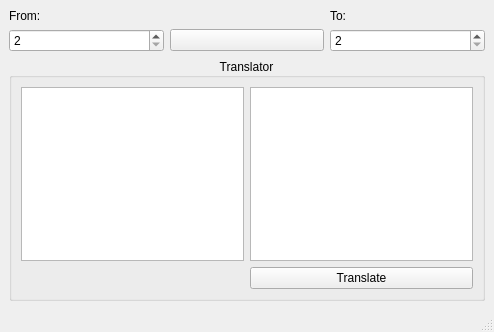
<?xml version="1.0" encoding="UTF-8"?>
<ui version="4.0">
 <class>MainWindow</class>
 <widget class="QMainWindow" name="MainWindow">
  <property name="geometry">
   <rect>
    <x>0</x>
    <y>0</y>
    <width>494</width>
    <height>332</height>
   </rect>
  </property>
  <property name="windowTitle">
   <string>MainWindow</string>
  </property>
  <widget class="QWidget" name="centralwidget">
   <layout class="QGridLayout" name="gridLayout">
    <item row="0" column="0">
     <widget class="QLabel" name="label">
      <property name="text">
       <string>From:</string>
      </property>
     </widget>
    </item>
    <item row="0" column="2">
     <widget class="QLabel" name="label_2">
      <property name="text">
       <string>To:</string>
      </property>
     </widget>
    </item>
    <item row="1" column="1">
     <widget class="QPushButton" name="buttonExchange">
      <property name="text">
       <string/>
      </property>
      <property name="icon">
       <iconset resource="res.qrc">
        <normaloff>:/icons/double_arrows.png</normaloff>:/icons/double_arrows.png</iconset>
      </property>
     </widget>
    </item>
    <item row="1" column="2">
     <widget class="QDoubleSpinBox" name="spinBoxTo">
      <property name="decimals">
       <number>0</number>
      </property>
      <property name="minimum">
       <double>2.000000000000000</double>
      </property>
      <property name="maximum">
       <double>36.000000000000000</double>
      </property>
     </widget>
    </item>
    <item row="1" column="0">
     <widget class="QDoubleSpinBox" name="spinBoxFrom">
      <property name="decimals">
       <number>0</number>
      </property>
      <property name="minimum">
       <double>2.000000000000000</double>
      </property>
      <property name="maximum">
       <double>36.000000000000000</double>
      </property>
     </widget>
    </item>
    <item row="2" column="1">
     <spacer name="verticalSpacer">
      <property name="orientation">
       <enum>Qt::Vertical</enum>
      </property>
      <property name="sizeHint" stdset="0">
       <size>
        <width>20</width>
        <height>40</height>
       </size>
      </property>
     </spacer>
    </item>
    <item row="2" column="0" rowspan="2" colspan="3">
     <widget class="QGroupBox" name="groupBox">
      <property name="title">
       <string>Translator</string>
      </property>
      <property name="alignment">
       <set>Qt::AlignCenter</set>
      </property>
      <layout class="QGridLayout" name="gridLayout_2">
       <item row="0" column="1">
        <widget class="QTextBrowser" name="textOutNumber"/>
       </item>
       <item row="0" column="0">
        <widget class="QTextEdit" name="textInNumber"/>
       </item>
       <item row="1" column="1">
        <widget class="QPushButton" name="buttonTranslate">
         <property name="text">
          <string>Translate</string>
         </property>
        </widget>
       </item>
      </layout>
     </widget>
    </item>
   </layout>
   <zorder>buttonExchange</zorder>
   <zorder>spinBoxFrom</zorder>
   <zorder>label</zorder>
   <zorder>label_2</zorder>
   <zorder>spinBoxTo</zorder>
   <zorder>verticalSpacer</zorder>
   <zorder>groupBox</zorder>
  </widget>
  <widget class="QStatusBar" name="statusbar"/>
 </widget>
 <resources>
  <include location="res.qrc"/>
 </resources>
 <connections/>
</ui>
